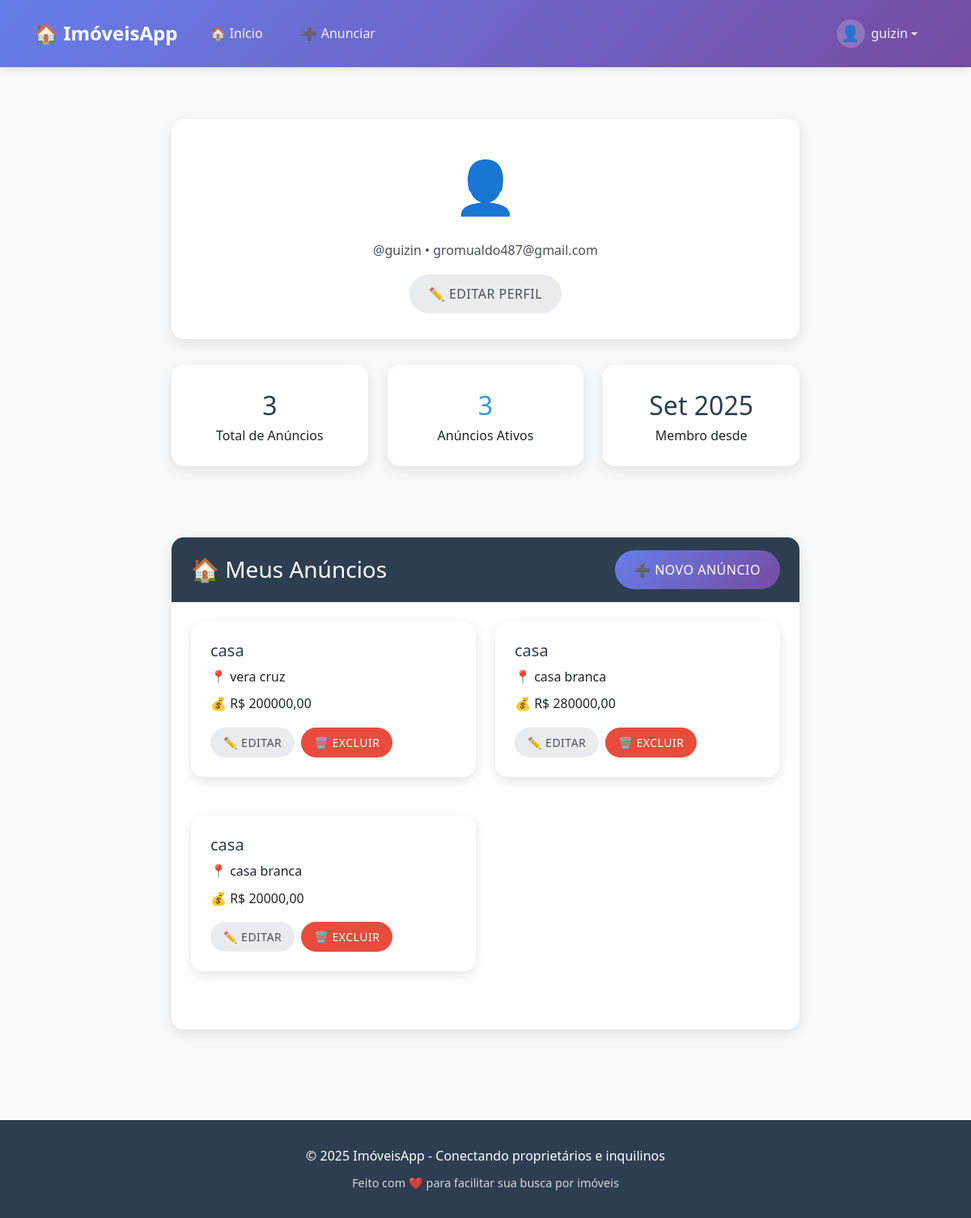
/profile/ (signed in), run on an earlier commit of the app's database.
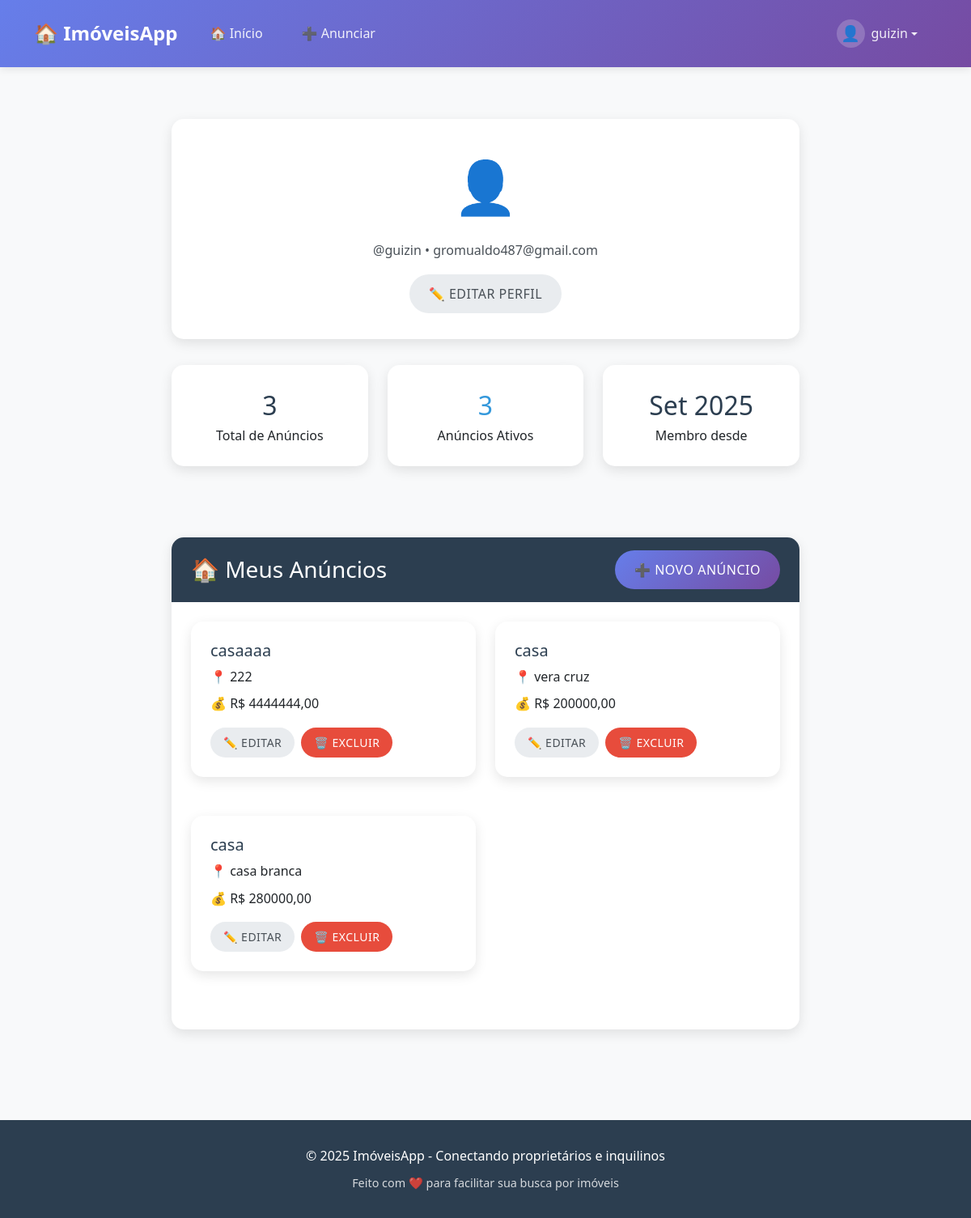
And on a later commit of the database.
### ads/models.py (models this page shows, shortened)
class WantedAd(models.Model):
       title = models.CharField(max_length=200, verbose_name="Título do Anúncio")
       description = models.TextField(verbose_name="Descrição")
       reward = models.DecimalField(max_digits=10, decimal_places=2, verbose_name="Recompensa", blank=True, null=True)
       category = models.CharField(max_length=100, verbose_name="Categoria", blank=True, null=True)
       location = models.CharField(max_length=200, verbose_name="Localização", blank=True, null=True)
       price = models.DecimalField(max_digits=10, decimal_places=2, verbose_name="Preço", blank=True, null=True)
       created_by = models.ForeignKey(User, on_delete=models.CASCADE, verbose_name="Criado por")
       created_at = models.DateTimeField(auto_now_add=True, verbose_name="Data de Criação")
       updated_at = models.DateTimeField(auto_now=True, verbose_name="Data de Atualização")
       is_active = models.BooleanField(default=True, verbose_name="Ativo")
       class Meta:
           verbose_name = "Anúncio de Procurado"
           verbose_name_plural = "Anúncios de Procurados"

### ads/views.py (the view)
# urls.py: path('profile/', views.profile, name='profile'),
@login_required
def profile(request):
    user_ads = WantedAd.objects.filter(created_by=request.user).order_by('-created_at')
    return render(request, 'registration/profile.html', {
        'user_ads': user_ads,
        'total_ads': user_ads.count(),
        'active_ads': user_ads.filter(is_active=True).count()
    })

### accounts/templates/registration/profile.html (shortened to what this page needs)
{% extends 'base.html' %}
{% block content %}
<div class="container" style="max-width: 800px; margin: 2rem auto;">
    <div class="card" style="margin-bottom: 2rem;">
        <div class="card-body" style="text-align: center; padding: 2rem;">
            <div style="font-size: 4rem; margin-bottom: 1rem;">👤</div>
            <p style="color: var(--cor-texto); margin-bottom: 1rem;">
                @{{ user.username }} • {{ user.email }}
            </p>
            <a href="{% url 'edit_profile' %}" class="btn btn-secondary">
                ✏️ Editar Perfil
            </a>
        </div>
    </div>
    <div class="row" style="margin-bottom: 2rem;">
        <div class="col-md-4">
            <div class="card" style="text-align: center;">
                <div class="card-body">
                    <div style="font-size: 2rem; color: var(--cor-destaque);">{{ total_ads }}</div>
                    <div>Total de Anúncios</div>
                </div>
            </div>
        </div>
        <div class="col-md-4">
            <div class="card" style="text-align: center;">
                <div class="card-body">
                    <div style="font-size: 2rem; color: var(--cor-link);">{{ active_ads }}</div>
                    <div>Anúncios Ativos</div>
                </div>
            </div>
        </div>
        <div class="col-md-4">
            <div class="card" style="text-align: center;">
                <div class="card-body">
                    <div style="font-size: 2rem; color: var(--cor-destaque);">{{ user.date_joined|date:"M Y" }}</div>
                    <div>Membro desde</div>
                </div>
            </div>
        </div>
    </div>
    <div class="card">
        <div class="card-header" style="display: flex; justify-content: space-between; align-items: center;">
            <h3 style="margin: 0;">🏠 Meus Anúncios</h3>
            <a href="{% url 'create_ad' %}" class="btn btn-primary">
                ➕ Novo Anúncio
            </a>
        </div>
        <div class="card-body">
            {% if user_ads %}
                <div class="row">
                    {% for ad in user_ads %}
                    <div class="col-md-6" style="margin-bottom: 1rem;">
                        <div class="card">
                            <div class="card-body">
                                <h5 style="color: var(--cor-destaque);">{{ ad.title }}</h5>
                                <p style="margin: 0.5rem 0;">📍 {{ ad.location }}</p>
                                <p style="margin: 0.5rem 0;">💰 R$ {{ ad.price }}</p>
                                <div style="display: flex; gap: 0.5rem; margin-top: 1rem;">
                                    <a href="{% url 'edit_ad' ad.id %}" class="btn btn-secondary btn-sm">
                                        ✏️ Editar
                                    </a>
                                    <a href="{% url 'delete_ad' ad.id %}" class="btn btn-danger btn-sm">
                                        🗑️ Excluir
                                    </a>
                                </div>
                            </div>
                        </div>
                    </div>
                    {% endfor %}
                </div>
            {% endif %}
        </div>
    </div>
</div>
{% endblock %}

What changed in the data, as far as the page shows it:
removed WantedAd: title "casa", location "casa branca", price "20000,00"
added WantedAd: title "casaaaa", location "222", price "4444444,00"
